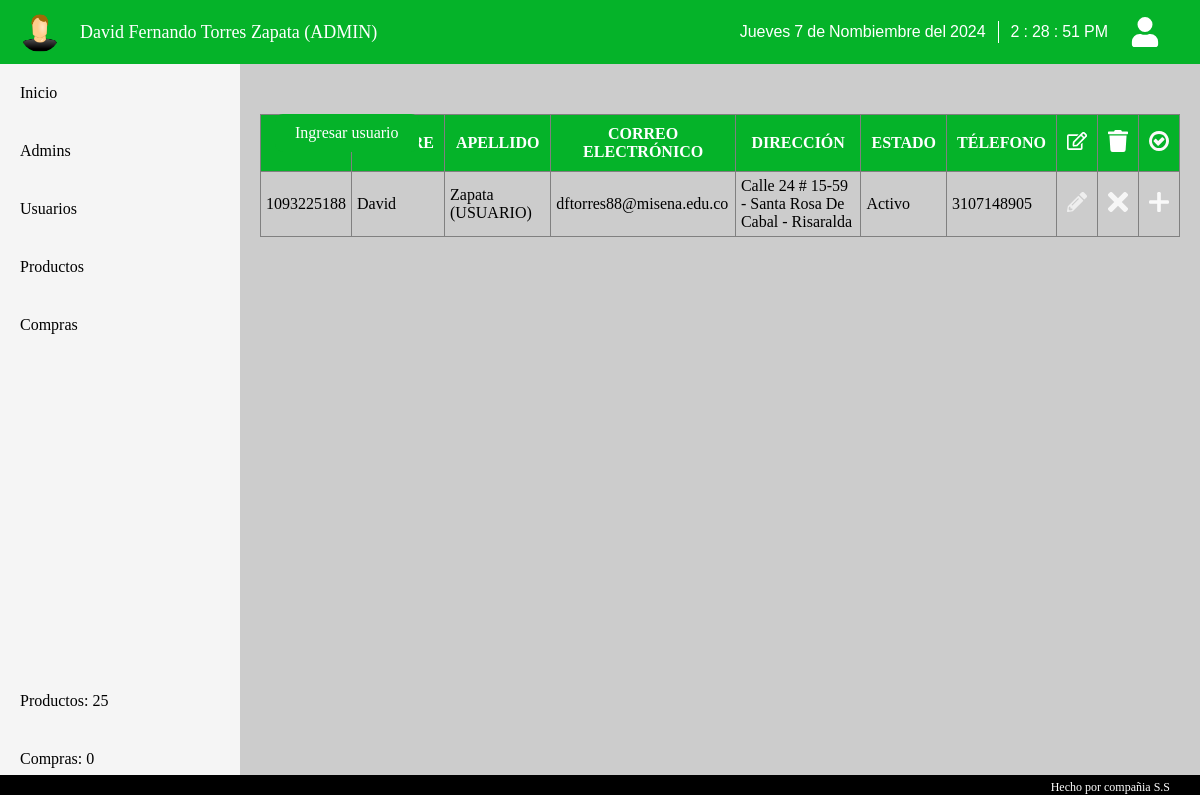
Screenshot of /admin/views/user.php (signed in) with the database file from the repository.
### tables this page shows
CREATE TABLE `usuarios` (
  `id` int(11) NOT NULL PRIMARY KEY AUTO_INCREMENT,
  `cc` varchar(15) NOT NULL,
  `nombre` varchar(45) NOT NULL,
  `apellido` varchar(45) NOT NULL,
  `email` varchar(150) NOT NULL,
  `password` varchar(150) NOT NULL,
  `direccion` varchar(100) NOT NULL,
  `telefono` varchar(15) DEFAULT NULL,
  `estado` enum('activo','inactivo') NOT NULL DEFAULT 'activo'
);

### admin/views/user.php (the view, shortened to what this page needs)
<?php
	if (isset($_SESSION['ident'])) {
		include('../../controllers/conexion.php');
		$id = $_SESSION['ident'];
		$query= "SELECT * FROM admins WHERE id = '$id';";
		$consulta = mysqli_query($conexion, $query);
		$mostrar = mysqli_fetch_array($consulta);
		$query2= "SELECT * FROM usuarios";
		$consulta2 = mysqli_query($conexion, $query2);
		if ($result = $conexion->query("SELECT * FROM productos")) {
	    $row_cnt = $result->num_rows;
		}
	    if ($result2 = $conexion->query("SELECT * FROM compras")) {
	    $row_cnt2 = $result2->num_rows;
}
?>
<!DOCTYPE html>
<html lang="en">
<head>
	<link rel="stylesheet" href="../css/index.css">
	<link rel="stylesheet" href="../css/dataTables.css">
</head>
<body>
	<div class="container">
		<header class="content-header">
			<nav class="main-nav">
				<div class="content-user">
						<img src="<?php echo '../'.$mostrar['foto']; ?>" alt="img" class="content-img">
						<p class="text"> <?php echo $mostrar['nombre']; ?> <?php echo $mostrar['apellido']; ?></p>
				</div>
				<div class="container-menu">
					<div class="todo">
						<div class="caja">
							<div class="fecha">
								<p id="diaSemana" class="diaSemana"></p>
								<p id="dia" class="dia"></p>
								<p>de</p>
								<p id="mes" class="mes"></p>
								<p>del</p>
								<p id="year" class="year"></p>
							</div>
							<div class="reloj">
								<p id="horas" class="horas"></p>
								<p>:</p>
								<p id="minutos" class="minutos"></p>
								<p>:</p>
								<p id="segundos" class="segundos"></p>
								<p id="ampm" class="ampm"></p>
							</div>
						</div>
    				</div>
					<img class="icon" id="menu" src="../img/user-solid.svg">
				</div>
			</nav>
		</header>
		<section>
			<aside class="container-aside">
					<ul class="aside-list">
						<li class="aside-item">
							<a href="index.php">Inicio</a>
						</li>
						<li class="aside-item">
							<a href="admin.php">Admins</a>
						</li>
						<li class="aside-item">
							<a href="#">Usuarios</a>
						</li>
						<li class="aside-item">
							<a href="productos.php">Productos</a>
						</li>
						<li class="aside-item">
							<a href="productos.php">Compras</a>
						</li>
					</ul>
					<ul class="aside-list ultimo">
						<a href="#">Productos: <?php echo $row_cnt; ?></a>
						<a href="#">Compras:  <?php echo $row_cnt2; ?></a>
					</ul>
			</aside>
			<article  class="container-article">
					<div class="input-group">
						<a href="#" id="ingresar-usuario">Ingresar usuario</a>
					</div>
					<div class="container-info">
						<div class="content-info">
							<table border="1px" id="table_id">
								<thead>
									<tr>
										<th>CC/NIT</th>
										<th>Nombre</th>
										<th>Apellido</th>
										<th>Correo electrónico</th>
										<th>Dirección</th>
										<th>Estado</th>
										<th>Télefono</th>
										<th><img src="../img/editar.svg" alt="Editar"></th>
										<th><img src="../img/borrar.svg" alt="Borrar"></th>
										<th><img src="../img/check.svg" alt="Agregar"></th>
									</tr>
								</thead>
								<tbody>
									<?php
									while ($mostrar2 = mysqli_fetch_array($consulta2)) {
										?>
										<tr>
											<td><?php echo $mostrar2['cc']; ?></td>
											<td><?php echo $mostrar2['nombre']; ?></td>
											<td><?php echo $mostrar2['apellido']; ?></td>
											<td class="lower-case"><?php echo $mostrar2['email']; ?></td>
											<td><?php echo $mostrar2['direccion']; ?></td>
											<td><?php echo $mostrar2['estado']; ?></td>
											<td><?php echo $mostrar2['telefono']; ?></td>
											<td class="center"><img src="../img/editando.svg" alt="Editando" class="editar-formulario"></td>
											<td class="center"><a href="../../controllers/admins/eliminar.usuario.php?id=<?php echo $mostrar2['id']; ?>"><img src="../img/borrando.svg" alt="Eliminar" class="eliminar-formulario"></a></td>
											<td class="center"><a href="../../controllers/admins/activar.usuario.php?id=<?php echo $mostrar2['id']; ?>"><img src="../img/plus.svg" alt="Activar" class="eliminar-formulario"></a></td>
										</tr>
											<?php
										}
										?>
								</tbody>
							</table>
						</div>
					</div>
			</article>
		</section>
	</div>
</body>
</html>
<?php
}
	else{
		echo '<script languaje="javascript">
		var mensaje ="Usted no tiene acceso a este contenido, por favor inicie sesión";
		alert(mensaje);
		window.location.href= "../"
		</script>';
	}
?>

### admin/css/index.css (style rules this page uses)
body:after { content:"Hecho por compañia S.S "; position: absolute; bottom: 0; right: 0; width: 100vw; background-color: black; color:white; text-align: right; padding: 5px 30px; font-size: 12px; }
* { margin: 0; padding: 0; box-sizing: border-box; }
.container { position: relative; width: 100%; height: 100vh; background-color: #ccc; overflow-y:scroll; }
.content-header { position: fixed; top: 0; left: 0; width: 100%; background-color: #05B329; z-index: 100000; padding-right: 20px; }
.content-header .main-nav { width: 100%; display: flex; justify-content: space-between; align-items: center; height: 8vh; }
.content-header .main-nav .content-user { display: flex; align-items: center; font-size: 18px; color:white; text-transform: capitalize; padding-left: 20px; cursor:none; }
.content-img { width: 40px; height: 40px; border-radius: 50%; margin-right: 30px; margin-right: 20px; }
.container-menu { position: relative; width: 50%; padding: 20px; display: flex; justify-content: flex-end; }
.todo { position: relative; top: 0; left: 0; display: flex; justify-content: center; align-items: center; color:white; }
.caja { width: 100%; display: flex; }
.caja p { font-size: 16px; margin: 2px; }
.fecha { display: flex; align-items: center; font-family: Oswald,arial; }
.reloj { display: flex; font-family: oswald,arial; width: 100%; border-left: 1px solid white; margin: 0 10px; padding:0 10px; }
.container-menu .icon { width: 30px; height: 30px; }
section { display: flex; }
.container-aside { position: fixed; top: 0; left: 0; width: 20%; height: 93vh; background-color: rgba(255,255,255,.8); margin-top: 8vh; display: flex; flex-direction: column; justify-content: space-between; padding: 0 0 20px; }
.container-aside .aside-list a { display: block; padding: 20px; text-decoration: none; text-transform: capitalize; transition: all linear .3s; color:black; }
.container-article { position: relative; width: 80%; height: 90vh; padding: 20px; margin-left: 20%; margin-top: 8vh; }
.container-article .input-group { display: flex; justify-content: space-between; margin: 15px 0 15px; }
.input-group a { padding: 10px 20px; background-color: #05B329; color:white; text-decoration: none; border-radius: 8px; transition: all linear .3s; }
.container-info { position: relative; width: 100%; height: 90%; display: flex; flex-direction: column; justify-content: center; align-items: flex-end; }
.container-info .content-info { position: relative; width: 100%; height: 80%; overflow-y:scroll; }
.container-info .content-info table { width: 100%; border-collapse: collapse; }
.container-info .content-info table th { background-color:#05B329; color:white; padding: 10px; cursor:pointer; text-transform: uppercase; }
.container-info .content-info table img { width: 20px; cursor:pointer; }
.container-info .content-info table td, .container-info .content-info table tr { transition: all linear .3s; }
.container-info .content-info table td { padding: 5px; text-transform: capitalize; }
.container-info .content-info table td.lower-case { text-transform: lowercase; }
.container-info .content-info table td.center { text-align: center; }

### admin/css/dataTables.css (style rules this page uses)
.container-info { justify-content: flex-start; align-items: flex-start; }
#ingresar-producto, #ingresar-admin, #ingresar-usuario { position: absolute; top: 50px; left: 35px; z-index: 100; }

### rows the page displays
usuarios: cc "1093225188", nombre "David", apellido "Zapata (USUARIO)", email "dftorres88@misena.edu.co", direccion "Calle 24 # 15-59 - Santa Rosa De Cabal - Risaralda", estado "Activo", telefono "3107148905"

### other values shown
$mostrar['nombre'] "David Fernando"
$mostrar['apellido'] "Torres Zapata (ADMIN)"
$row_cnt "25"
$row_cnt2 "0"
